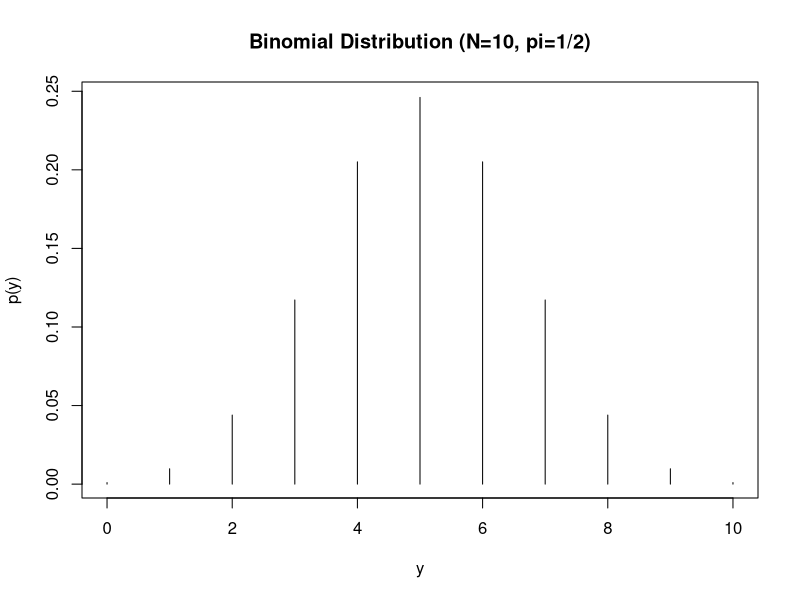
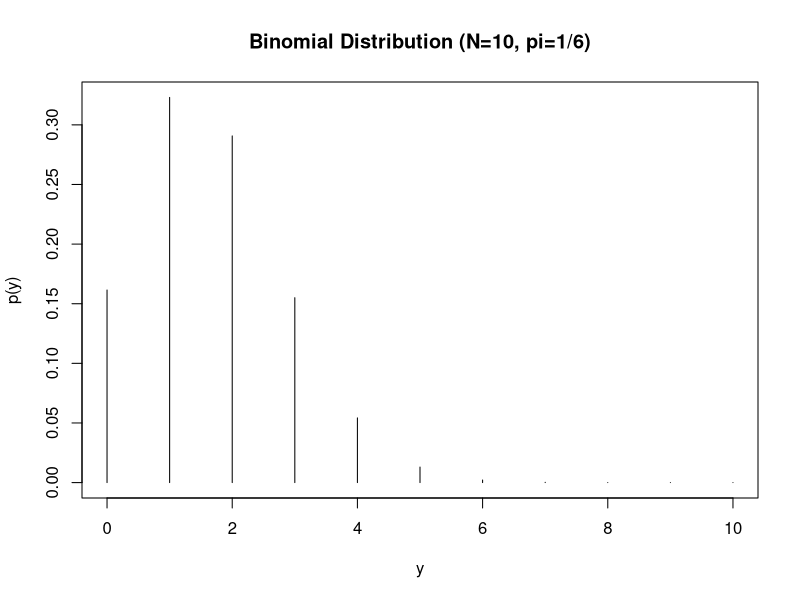

Recreate these plots in R, in order.
# SIMPLE BINOMIAL CALCULATIONS
# 
# Calculate p(y) for y=0,1,...,5 when N=5 and pi=0.5
# (dbinom() is the binomial probability function or "density"):
dbinom(0:10, 10, 0.5)
# 
# Make a table of the distribution:
round( cbind(0:10, dbinom(0:10, 10, 0.5)), 4)
#
# See how things change when pi=1/6:
round(cbind(0:10, dbinom(0:10, 10, 1/6)), 4)
#
# Plot the two distributions:
plot(0:10,dbinom(0:10,10,0.5),type="h",xlab="y",ylab="p(y)",main="Binomial Distribution (N=10, pi=1/2)")
plot(0:10,dbinom(0:10,10,1/6),type="h",xlab="y",ylab="p(y)",main="Binomial Distribution (N=10, pi=1/6)")
